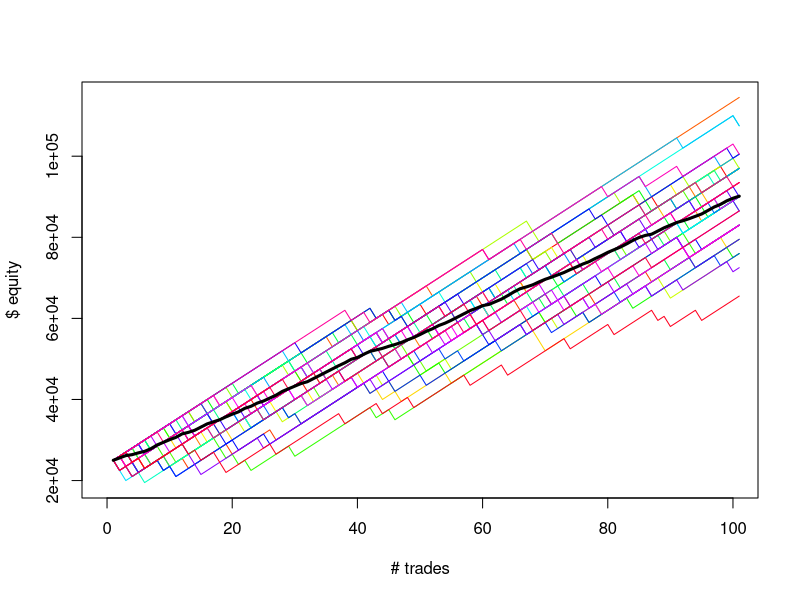

Write R code to recreate this figure.
# Try to simulate some equity curves given P(win) and Avg Win size
# Inputs:
#   number of trades per curve
#   number of curves
#   probability of winning
#   profit factor -OR- (average win size + average loss size) -OR- W:L
#   whether wins/losses are in $ or %
#   dollar multiplier of W:L if W:L in $ 
#     (e.g. each trade wins $50 and loses $100 if W:L is 0.5 and mult is 100)
#   max loss per trade if W:L in % 
#     (e.g. each trade wins 5% and loses 10% if W:L is 0.5 max loss is 10)
#   starting equity
# Risk of ruin inputs:
#   Loss level % (be clear what this is: losing X% or having X% remaining)
# Outputs:
#   Basic statistical analysis of all curve results
#   Basic statistical analysis of drawdowns by time
#     answer the question: "how hard is this to stick to when times are bad?"
#   Basic statistical analysis of drawdowns by amount
#     answer the question: "how pissed would people be looking at results?"
#   Graph of random sample of X curves
# Risk of ruin outputs:
#   Risk of ever experiencing loss level % from any given point on curve
#   Risk of ever experiencing loss level % of starting capital

library(zoo)

pwin   = 0.9
wlr    = 0.4
#avg_w  = 2
#avg_l  = 5
if (wlr < 1) {
  avg_w = 1
  avg_l = (1/wlr)
} else {
  avg_w = wlr
  avg_l = 1
}
#wlr    = avg_w / avg_l
#profac = wlr * (pwin/(1-pwin))
d_mult = 1000           # d mode: dollars to multiply avg win/loss by
maxpct = 10             # max % loss on the losing trades
f_mult = maxpct / avg_l # use this to sync wlr w/ max loss % on a trade
ncurve = 50
ntrade = 100
d_or_f = 'd'            # dollars or fixed fractional risk mode
equity = 25000

probs  = runif(ncurve * ntrade)
probs  = matrix(probs, nrow=ntrade, ncol=ncurve)

trades = probs
if (d_or_f == "d") {
  trades[probs <= pwin] = avg_w * d_mult
  trades[probs > pwin]  = avg_l * d_mult * (-1)
} else {
  trades[probs <= pwin] = f_mult * avg_w / 100
  trades[probs > pwin]  = f_mult * avg_l / 100 * (-1)
}

curves = rep(equity, ncurve)
temp   = rbind(curves, trades)
#curves = rollapply(curves, 1, sum) # not this easy

# rollapply is unusably slow as used below
# brute force is easier than going to get RcppRoll and trying again
excel_roll_sum = function(x) {
  y = x
  for (i in 1:length(x)) { y[i] = rollapply(x, i, sum)[1]}
  return(y)
}

excel_roll_sum2 = function(x) {
  for (i in 1:(length(x)-1)) { 
    x[i+1] = x[i]+x[i+1]
  }
  return(x)
}

excel_roll_mult = function(x) {
  for (i in 1:(length(x)-1)) { 
    x[i+1] = x[i]*(1+x[i+1])
  }
  return(x)
}

if (d_or_f == 'd') {
  curves = apply(temp, 2, excel_roll_sum2)
} else 
  curves = apply(temp, 2, excel_roll_mult)

avg_crv = rowSums(curves)/ncurve

# plot them
xrange = c(0, ntrade)
yrange = range(curves)

plot(xrange, yrange, type="n", xlab="# trades", ylab="$ equity")
colors   = rainbow(ncurve)
linetype = c(1:ncurve)

for (i in 1:ncurve) {
  lines(1:(ntrade+1), curves[,i], col=colors[i])
}

lines(1:(ntrade+1), avg_crv, col="black", lwd=3)
cat("average return of all curves ", (tail(avg_crv,1) - equity)/equity*100, "%\n")
cat("expected value ", pwin*avg_w - (1-pwin)*avg_l, "\n")
cat("kelly value", (wlr*pwin-(1-pwin))/wlr, "%\n")
cat(" Min.   1Q   Median Mean  3Q    Max.\n",
    summary(as.vector(tail(curves, 1))))
